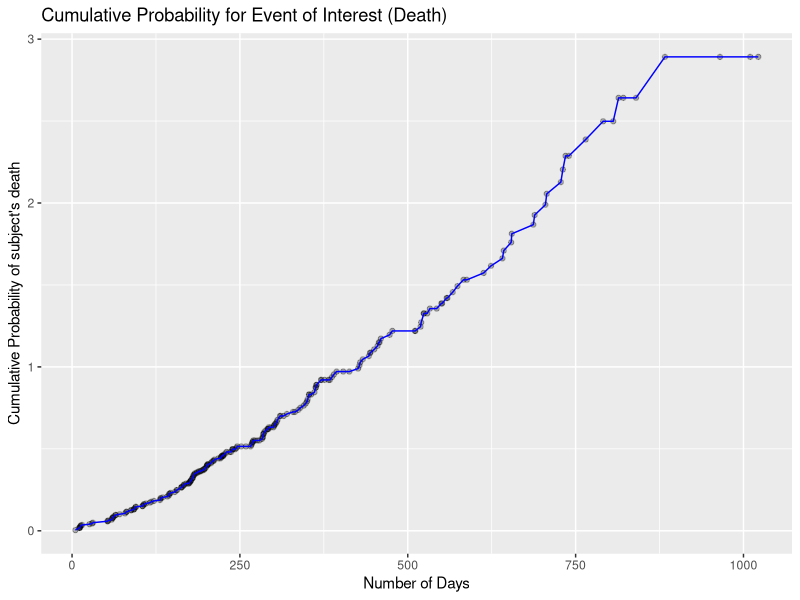
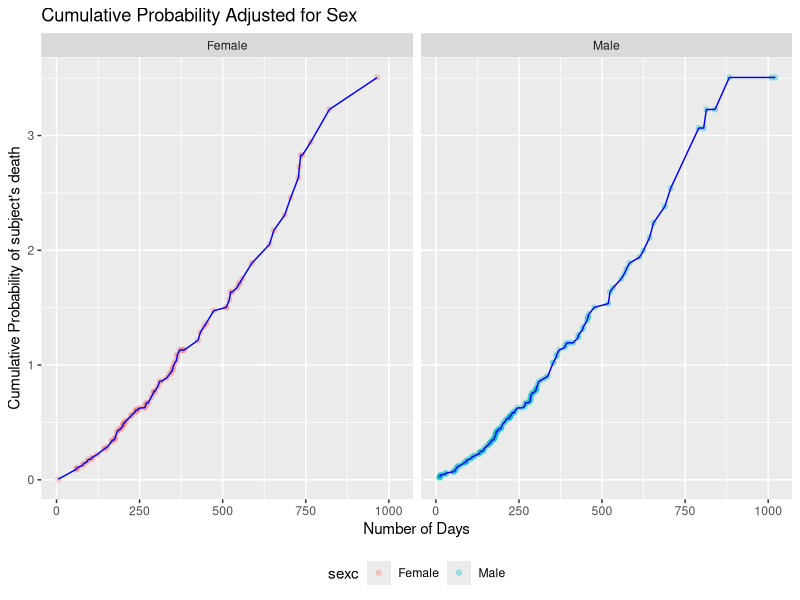
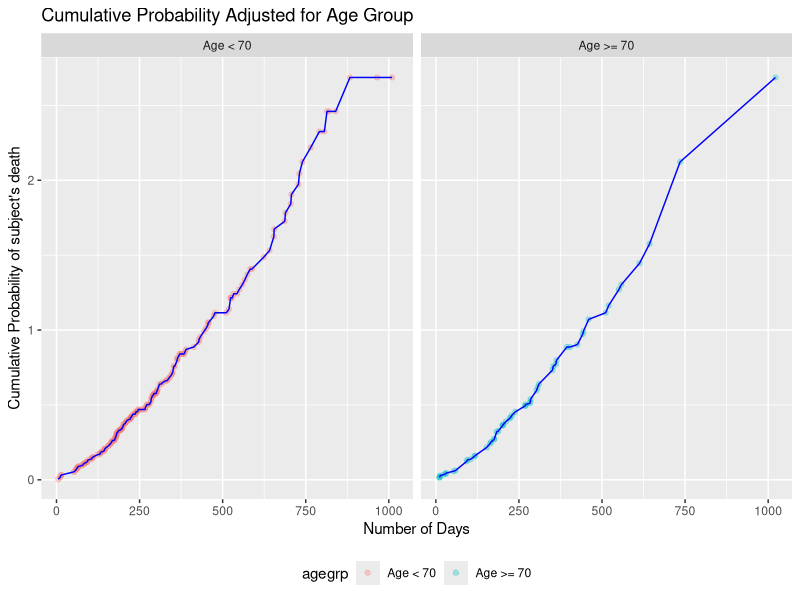
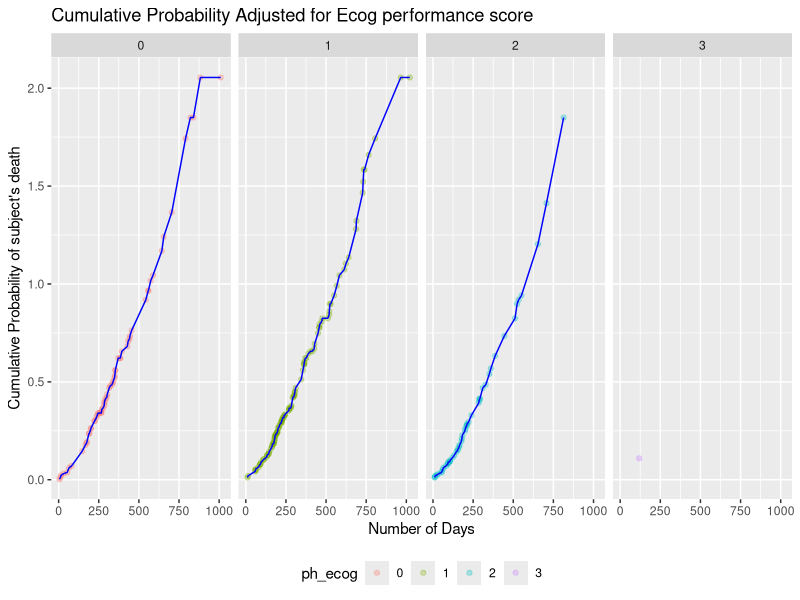

These charts were generated, in order, by the following R code:
## ---- chunk 1
library(tidyverse)
library(survival)
library(ggplot2)
library(ggfortify)

knitr::opts_chunk$set(echo = TRUE)
## ---- chunk 2
lung
data(cancer, package="survival")

lung_df=lung %>% 
  mutate( sex = as.factor(sex),
          ph.ecog = as.factor(ph.ecog)) %>% 
  rename(ph_ecog = ph.ecog,
         ph_karno = ph.karno,
         pat_karno = pat.karno,
         meal_cal = meal.cal,
         wt_loss = wt.loss
         )

## ---- chunk 3
nelsonaalen = function(data, timevar, statusvar) {
  if (!is.data.frame(data)) {
    stop("Data must be a data frame")
  }
  timevar <- as.character(substitute(timevar))
  statusvar <- as.character(substitute(statusvar))
  time <- data[, timevar, drop = TRUE]
  status <- data[, statusvar, drop = TRUE]

  hazard <- survival::basehaz(survival::coxph(survival::Surv(time, status) ~ 1))
  idx <- match(time, hazard[, "time"])
  hazard[idx, "hazard"]
}

hazard = nelsonaalen(lung_df, time, status)
# plot(x = lung_df$time, main="Cumulative Probability for Event of Interest (Death)", y = hazard, ylab = "Cumulative Probability of subject's death", xlab = "Number of Days") 


lung_df1 = lung_df %>% 
  mutate(hazard = nelsonaalen(lung_df, time, status))

ggplot(data = lung_df1, aes(x = time, y = hazard)) + 
  geom_point(alpha = .3) +
  geom_line(colour = "blue") + 
  theme(legend.position = "bottom") +
  labs(
    title = "Cumulative Probability for Event of Interest (Death)",
    x = "Number of Days",
    y = "Cumulative Probability of subject's death"
  )
## ---- chunk 4
survfit(Surv(time, status) ~ 1, lung_df, stype = 1, ctype = 2)
## ---- chunk 5
nelsonaalen = function(data, timevar, statusvar, invar) {
  if (!is.data.frame(data)) {
    stop("Data must be a data frame")
  }
  timevar <- as.character(substitute(timevar))
  statusvar <- as.character(substitute(statusvar))
  invar <- as.character(substitute(invar))
  time <- data[, timevar, drop = TRUE]
  status <- data[, statusvar, drop = TRUE]
  inv <- data[, invar, drop = TRUE]

  hazard <- survival::basehaz(survival::coxph(survival::Surv(time, status) ~ inv ))
  idx <- match(time, hazard[, "time"])
  hazard[idx, "hazard"]
}

lung_df1 = lung_df %>% 
  mutate(hazard = nelsonaalen(lung_df, time, status, sex),
         sexc = ifelse(sex != 1, "Female", "Male"))

ggplot(data = lung_df1, aes(x = time, y = hazard, color = sexc)) + 
  geom_point(alpha = .3) + 
  geom_line(colour = "blue") + 
  theme(legend.position = "bottom") +
  facet_grid(~sexc) +
  labs(title = "Cumulative Probability Adjusted for Sex", x = "Number of Days", y = "Cumulative Probability of subject's death")

## ---- chunk 6
# add age group variable
lung_age =lung_df %>% 
  mutate(
    agegrp = ifelse(age >= 70, "Age >= 70", "Age < 70"),
    agegrpn = ifelse(age >= 70, 1, 0)
  ) %>% 
  mutate(agegrpn = as.factor(agegrpn))

# fit NA estimator
nelsonaalen = function(data, timevar, statusvar, invar) {
  if (!is.data.frame(data)) {
    stop("Data must be a data frame")
  }
  timevar <- as.character(substitute(timevar))
  statusvar <- as.character(substitute(statusvar))
  invar <- as.character(substitute(invar))
  time <- data[, timevar, drop = TRUE]
  status <- data[, statusvar, drop = TRUE]
  inv <- data[, invar, drop = TRUE]

  hazard <- survival::basehaz(survival::coxph(survival::Surv(time, status) ~ inv ))
  idx <- match(time, hazard[, "time"])
  hazard[idx, "hazard"]
}

lung_df1 = lung_age %>% 
  mutate(hazard = nelsonaalen(lung_age, time, status, agegrpn)
         )

ggplot(data = lung_df1, aes(x = time, y = hazard, color = agegrp)) + 
  geom_point(alpha = .3) + 
  geom_line(colour = "blue") + 
  theme(legend.position = "bottom") +
  facet_grid(~agegrp) +
  labs(title = "Cumulative Probability Adjusted for Age Group", x = "Number of Days", y = "Cumulative Probability of subject's death")

## ---- chunk 7
# fit NA estimator
nelsonaalen = function(data, timevar, statusvar, invar) {
  if (!is.data.frame(data)) {
    stop("Data must be a data frame")
  }
  timevar <- as.character(substitute(timevar))
  statusvar <- as.character(substitute(statusvar))
  invar <- as.character(substitute(invar))
  time <- data[, timevar, drop = TRUE]
  status <- data[, statusvar, drop = TRUE]
  inv <- data[, invar, drop = TRUE]

  hazard <- survival::basehaz(survival::coxph(survival::Surv(time, status) ~ inv ))
  idx <- match(time, hazard[, "time"])
  hazard[idx, "hazard"]
}

# drop missing ph_ecog obs
lung_df = lung_df %>% 
  drop_na(ph_ecog)

lung_df1 = lung_df %>% 
  mutate(hazard = nelsonaalen(lung_df, time, status, ph_ecog)
         )
ggplot(data = lung_df1, aes(x = time, y = hazard, color = ph_ecog)) + 
  geom_point(alpha = .3) + 
  geom_line(colour = "blue") + 
  theme(legend.position = "bottom") +
  facet_grid(~ph_ecog) +
  labs(title = "Cumulative Probability Adjusted for Ecog performance score", x = "Number of Days", y = "Cumulative Probability of subject's death")
